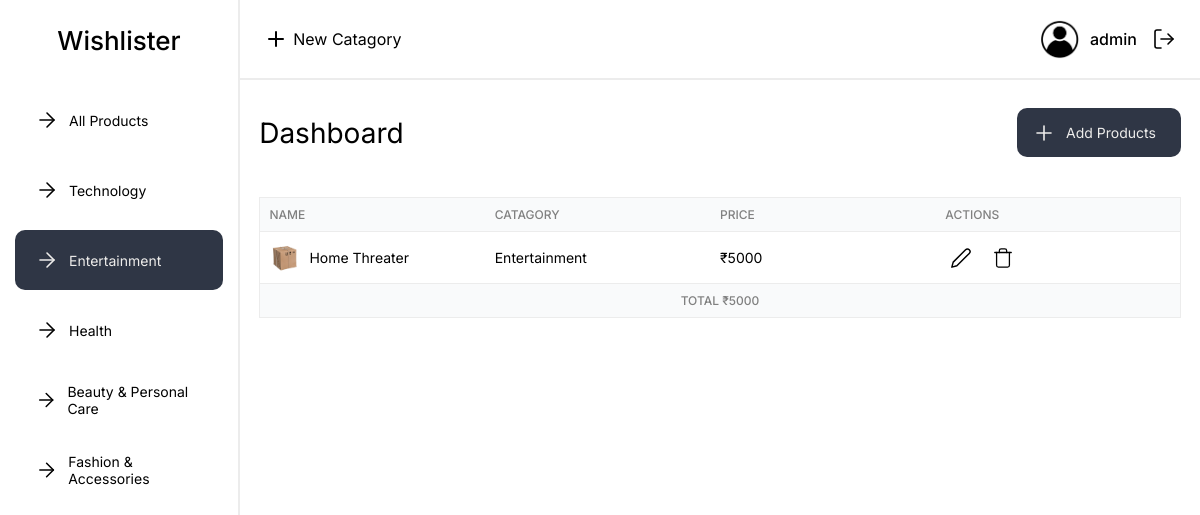
Screenshot of /index.php?catId=2 (signed in) with the database file from the repository.
### tables this page shows
CREATE TABLE `catagories` (
  `catagory_id` int(11) NOT NULL,
  `catagory_name` varchar(255) NOT NULL,
  `catagory_user_id` int(11) NOT NULL
);

CREATE TABLE `products` (
  `product_id` int(11) NOT NULL,
  `product_name` varchar(255) NOT NULL,
  `product_catagory_id` int(11) NOT NULL,
  `product_price` int(255) NOT NULL,
  `product_link` varchar(255) NOT NULL,
  `product_user_id` int(11) NOT NULL
);

### parts/_functions.php (called while the page is built)
<?php
function productNameLinkValidate($name, $link)
{
    if ($link == 0) {
        return $name;
    } else {
        return '<a class="product-name"  href="' . $link . '" target="_blank">' . $name . '</a>';
    }
}
?>

### components/_sidebar.php (shortened to what this page needs)
<?php
$isCatId = isset($_GET['catId']);
$userId = $_SESSION['userId'];
?>
<section class="sidebar">
    <div class="site-title">
        <p>
            <a href="index.php"> Wishlister </a>
        </p>
    </div>
    <nav class="nav">
        <div class="nav-items-container">
            <div class="nav-item-parent <?php if (!$isCatId) {
                echo 'nav-item-active';
            } ?>">
                <a href="index.php" class="nav-item-parent nav-item flex justify-between items-center ">
                    <div class=" nav-item-main flex items-center">
                        <i data-feather="arrow-right" stroke-width="1.6"></i>
                        <p>All Products</p>
                    </div>
                </a>
            </div>
            <?php
            $sql = "SELECT * FROM `catagories` WHERE `catagory_user_id` = '$userId'";
            $result = mysqli_query($connect, $sql);
            while ($row = mysqli_fetch_assoc($result)) {
                $catagoryName = $row['catagory_name'];
                $catagoryId = $row['catagory_id'];
                if ($isCatId) {
                    if ($_GET['catId'] == $catagoryId) {
                        $showNavItemActive = 'nav-item-active';
                    } else {
                        $showNavItemActive = false;
                    }
                }
                ?>
            <div class="nav-item-parent <?php if ($showNavItemActive) {
                    echo $showNavItemActive;
                } ?>">
                <a href="index.php?catId=<?php echo $catagoryId; ?>" class="nav-item flex justify-between items-center">
                    <div class="nav-item-main flex items-center">
                        <i data-feather="arrow-right" stroke-width="1.6"></i>
                        <p><?php echo $catagoryName; ?></p>
                    </div>
                </a>
            </div>
            <?php
            }
            ?>
        </div>
    </nav>
</section>

### components/_hero.php
<?php
$userId = $_SESSION['userId'];
include_once './parts/_functions.php';
?>
<section class="hero-container">
    <div class="hero-header">
        <p>Dashboard</p>
        <a id="addProductBtn">
            <i data-feather="plus" stroke-width="1.6"></i>
            <p>
                Add Products
            </p>
        </a>
    </div>
</section>
<section class='data-table-container'>
    <div class='data-table-head-container data-table-row'>
        <div class='data-table-head'>
            <div>Name</div>
            <div>Catagory</div>
            <div>Price</div>
            <div>Actions</div>
        </div>
    </div>
    <div class='data-table-body-container '>
        <?php
        if (isset($_GET['catId'])) {
            $catId = $_GET['catId'];
            $sql = "SELECT * FROM `products` WHERE `product_catagory_id` = $catId AND `product_user_id` = '$userId' ORDER BY `product_id` DESC";
        } else {
            $sql = "select * from `products` WHERE `product_user_id` = $userId ORDER BY `product_id` DESC";
        }
        $result = mysqli_query($connect, $sql);
        $num = mysqli_num_rows($result);
        $totalPrice = 0;
        while ($row = mysqli_fetch_assoc($result)) {
            $productId = $row['product_id'];
            $productName = $row['product_name'];
            $productPrice = $row['product_price'];
            $totalPrice += $productPrice;
            $productLink = $row['product_link'];
            $productName = productNameLinkValidate($productName, $productLink);
            $productCatagoryId = $row['product_catagory_id'];
            $sql2 = "select * from `catagories` where `catagory_id` = '$productCatagoryId'";
            $result2 = mysqli_query($connect, $sql2);
            $row2 = mysqli_fetch_assoc($result2);
            $productCatagory = $row2['catagory_name'];
            ?>
        <div class='data-table-body data-table-row'>
            <div id="<?php echo $productId ?>">
                <img src='assets/images/product.png' width='30px' height='30px' alt=''>
                <?php echo $productName; ?>
            </div>
            <div id="productCatagoryId-<?php echo $productCatagoryId; ?>"><?php echo $productCatagory ?>
            </div>
            <div><?php echo '₹' . $productPrice; ?></div>
            <div class='data-table-actions-container'>
                <div class="data-table-edit">
                    <i id="productEditId-<?php echo $productId ?>" data-feather='edit-2' stroke-width='1.6'></i>
                </div>
                <div id="productDeleteId-<?php echo $productId ?>" class='data-table-delete'>
                    <i data-feather='trash' stroke-width='1.4'></i>
                </div>
            </div>
        </div>
        <?php } ?>
    </div>
    <div class='data-table-footer-container data-table-row'>
        <div class='data-table-footer '>
            <div class="flex justify-center">
                <?php
                if ($num == 0) {
                    echo "No results found";
                } else {
                    echo 'Total ₹' . $totalPrice;
                }
                ?>
            </div>
        </div>
    </div>
</section>

### sass/style.css (style rules this page uses)
* { margin: 0; padding: 0; box-sizing: border-box; }
a { text-decoration: none; color: unset; }
.flex { display: flex; }
.justify-center { justify-content: center; }
.justify-between { justify-content: space-between; }
.items-center { align-items: center; }
.font-inter { font-family: "Inter", sans-serif; font-optical-sizing: auto; font-variation-settings: "slnt" 0; }
.main-site-area section { padding: 0 2%; }
.sidebar { width: 20%; border-right: 2px solid #ececec; position: fixed; top: 0; left: 0; background: white; height: 100vh; }
.sidebar .site-title { display: flex; justify-content: center; align-items: center; font-size: 26px; font-weight: 500; height: 80px; }
.sidebar .nav { position: relative; }
.sidebar .nav .nav-items-container { margin: 10px 15px; }
.sidebar .nav .nav-items-container .nav-item-parent { position: relative; border-radius: 10px; }
.sidebar .nav .nav-items-container .nav-item { position: relative; margin: 10px 0; height: 60px; padding: 0 0 0 20px; border-radius: 10px; font-size: 14px; cursor: pointer; }
.sidebar .nav .nav-items-container .nav-item .nav-item-main p { margin: 0 10px; }
.nav-item-active { background: #2f3645; color: #eeedeb; }
.hero-header { display: flex; justify-content: space-between; align-items: center; padding-top: 28px; font-size: 28px; }
.hero-header a { display: flex; align-items: center; justify-content: center; font-size: 14px; padding: 6px 15px; background: #2f3645; color: #eeedeb; border-radius: 10px; cursor: pointer; }
.hero-header a p { margin: 10px; }
.data-table-container { font-size: 14px; margin: 40px 0; }
.data-table-container .data-table-head-container, .data-table-container .data-table-footer-container { background: #f9fafb; text-transform: uppercase; color: gray; font-size: 12px; font-weight: 500; }
.data-table-container .data-table-footer-container { border-bottom: 1.4px solid #ececec; }
.data-table-container .data-table-row { display: flex; justify-content: space-between; align-items: center; padding: 1% 1%; border-top: 1.4px solid #ececec; border-right: 1.4px solid #ececec; border-left: 1.4px solid #ececec; }
.data-table-container .data-table-row div { display: flex; align-items: center; flex: 1; }
.data-table-container .data-table-row div img { margin-right: 10px; }
.data-table-container .data-table-actions-container { gap: 0 10px; }
.data-table-container .data-table-actions-container div { display: flex; justify-content: center; align-items: center; border-radius: 5px; flex: 0; padding: 5px; cursor: pointer; width: 32px; height: 32px; }
.data-table-container .data-table-actions-container div svg { cursor: pointer; }

### rows the page displays
catagories: catagory_name "Technology"
catagories: catagory_name "Entertainment"
catagories: catagory_name "Health"
catagories: catagory_name "Beauty & Personal Care"
catagories: catagory_name "Fashion & Accessories"
products: product_name "Home Threater", catagories.catagory_name "Entertainment", product_price "5000"

### other values shown
$_SESSION['username'] "admin"
$totalPrice "5000"
